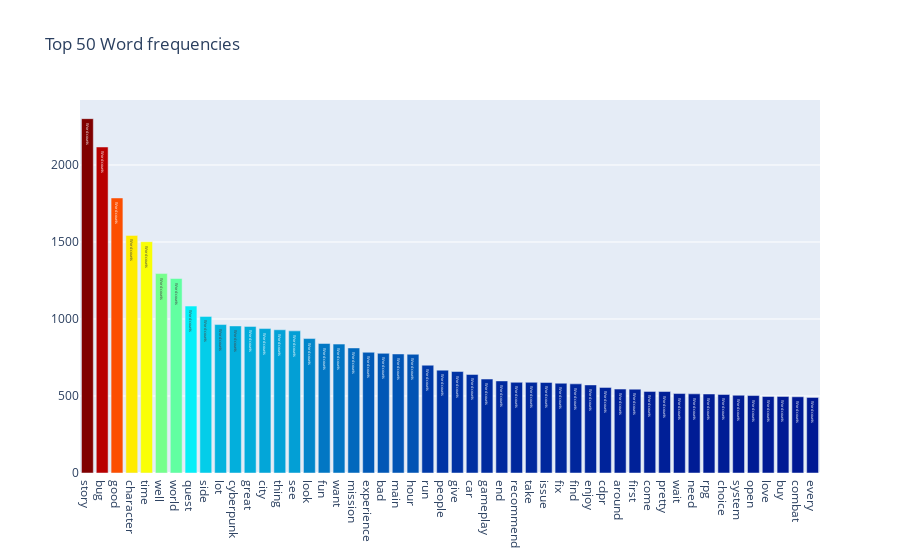

Notebook code for this chart:
### Markdown cell above
## Most common words

### Code cell
all_words = df['text_clean'].str.split(expand=True).unstack().value_counts()
data = [go.Bar(
            x = all_words.index.values[0:50],
            y = all_words.values[0:50],
            marker= dict(colorscale='Jet',
                         color = all_words.values[0:100]
                        ),
            text='Word counts'
    )]

layout = go.Layout(
    title='Top 50 Word frequencies'
)

fig = go.Figure(data=data, layout=layout)

py.iplot(fig, filename='basic-bar')

### Figure 1 — Plotly figure (JSON) as saved in the notebook; plotly's stock layout.template omitted (floating-point values rounded to 4 significant figures)
{"data": [{"marker": {"color": [2301, 2117, 1786, 1543, 1502, 1295, 1263, 1084, 1017, 964, 955, 952, 938, 930, 923, 873, 841, 837, 812, 784, 777, 773, 771, 700, 668, 659, 640, 610, 598, 589, 589, 588, 583, 579, 572, 556, 545, 544, 530, 529, 516, 514, 513, 510, 505, 503, 497, 497, 495, 491, 487, 486, 473, 472, 470, 470, 465, 464, 456, 446, 440, 432, 430, 425, 424, 422, 418, 413, 413, 408, 407, 405, 399, 397, 393, 384, 382, 382, 381, 380, 373, 372, 365, 364, 361, 359, 358, 355, 353, 352, 348, 347, 344, 343, 342, 337, 331, 330, 329, 328], "colorscale": [[0, "rgb(0,0,131)"], [0.2, "rgb(0,60,170)"], [0.4, "rgb(5,255,255)"], [0.6, "rgb(255,255,0)"], [0.8, "rgb(250,0,0)"], [1, "rgb(128,0,0)"]]}, "text": "Word counts", "type": "bar", "x": ["story", "bug", "good", "character", "time", "well", "world", "quest", "side", "lot", "cyberpunk", "great", "city", "thing", "see", "look", "fun", "want", "mission", "experience", "bad", "main", "hour", "run", "people", "give", "car", "gameplay", "end", "recommend", "take", "issue", "fix", "find", "enjoy", "cdpr", "around", "first", "come", "pretty", "wait", "need", "rpg", "choice", "system", "open", "love", "buy", "combat", "every"], "y": [2301, 2117, 1786, 1543, 1502, 1295, 1263, 1084, 1017, 964, 955, 952, 938, 930, 923, 873, 841, 837, 812, 784, 777, 773, 771, 700, 668, 659, 640, 610, 598, 589, 589, 588, 583, 579, 572, 556, 545, 544, 530, 529, 516, 514, 513, 510, 505, 503, 497, 497, 495, 491]}], "layout": {"title": {"text": "Top 50 Word frequencies"}}}
